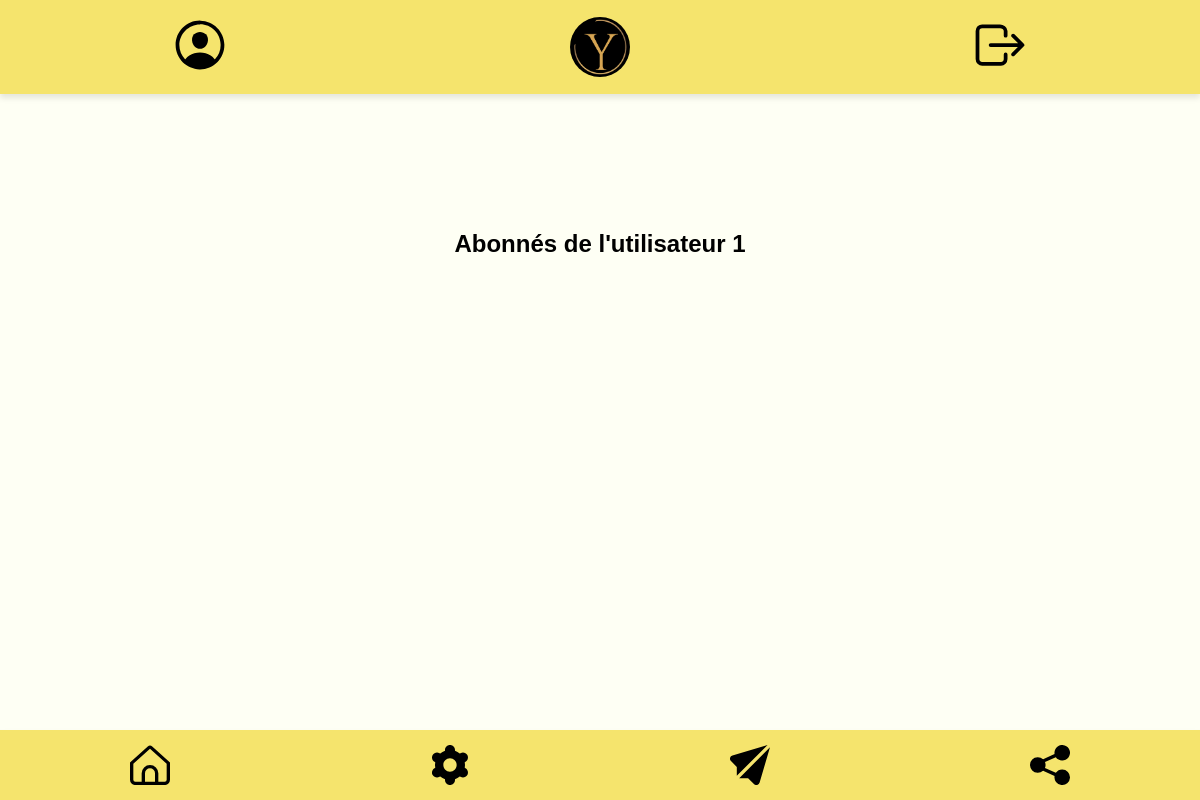
The app's page /followers.php?user_id=1, older data.
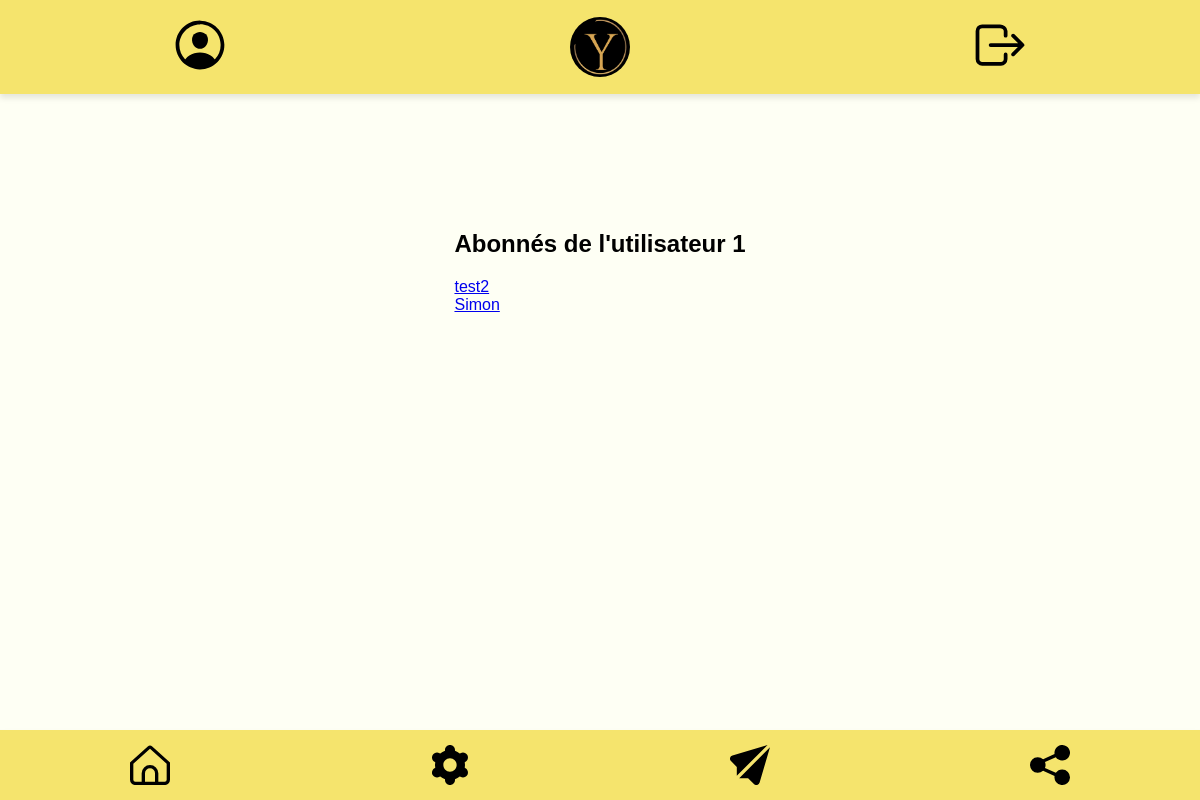
The same page, newer data.
### tables this page shows
CREATE TABLE "follows" (
	"id"	INTEGER,
	"follower_id"	INTEGER,
	"following_id"	INTEGER,
	PRIMARY KEY("id" AUTOINCREMENT),
	FOREIGN KEY("follower_id") REFERENCES "users"("id"),
	FOREIGN KEY("following_id") REFERENCES "users"("id")
);

### sql/recup_followers.php (the view, shortened to what this page needs)
<?php
$pdo = connexion('Y_database.db');
try {
    $stmt = $pdo->prepare('SELECT follows.follower_id, users.nom FROM follows INNER JOIN users ON follows.follower_id = users.id WHERE follows.following_id = :user_id');
    $stmt->bindParam(':user_id', $user_id);
    $stmt->execute();
    while ($follower = $stmt->fetch(PDO::FETCH_ASSOC)) {
        echo "<div class='follower_item'>";
        echo "<a href='profile.php?user_id=" . $follower['follower_id'] . "'>" . htmlspecialchars($follower['nom']) . "</a>";
        echo "</div>";
    }
} catch (PDOException $e) {
    echo "<p>Erreur lors de la récupération des abonnés.</p>";
}
?>

### includes/head.php (shortened to what this page needs)
<!DOCTYPE html>
<html lang="fr">
<head>
    <link rel="stylesheet" href="style.css">
</head>
<body>
<div class="header">
    <a href="profile.php"><img src="images/person-circle-outline.svg" alt="profil" width="70" height="70"></a>
    <img src="images/logo.jpg" alt="logo" width="70" height="70">
    <a href="logout.php"><img src="images/log-out.svg" alt="log-out" width="70" height="70"></a>
</div>

### followers.php (shortened to what this page needs)
<?php
$id = $_SESSION['id'] ?? null;
$user_id = $_GET['user_id'] ?? $id;
?>
<?php
include("includes/head.php");
?>
<br><br><br><br><br>
<div class="contenu">
    <div class="gauche"></div>
    <div class="followers">
        <h2>Abonnés de l'utilisateur <?php echo htmlspecialchars($user_id); ?></h2>
        <div class="followers-list">
            <div class="follower-item">
                <?php
                include("./sql/recup_followers.php");
                ?>
            </div>
        </div>
    </div>
    <div class="droite"></div>
</div>
<?php
include("includes/footer.php");
?>

### includes/footer.php (shortened to what this page needs)
<div class="footer">
    <img src="images/home.svg" alt="Home" onclick="location.href='accueil.php'">
    <img src="images/settings.svg" alt="Settings" onclick="location.href='setting.php'">
    <img src="images/paper-plane.svg" alt="Messages" onclick="location.href='message.php'">
    <img src="images/share.svg" alt="Share" onclick="location.href='partage.php'">
</div>
</body>
</html>

### style.css (style rules this page uses)
body { background-color: #FEFFF4; color: #000000; font-family: Arial, sans-serif; margin: 0; padding: 0; }
.header, .footer { background-color: #F5E46D; width: 100%; position: fixed; left: 0; display: flex; align-items: center; justify-content: space-around; padding: 15px 0; box-shadow: 0px 4px 6px rgba(0, 0, 0, 0.1); }
.header { top: 0; }
.footer { bottom: 0; }
.header img, .footer img { width: 40px; height: 40px; filter: invert(0%); cursor: pointer; }
.header img { width: 60px; height: 60px; border-radius: 50%; }
.contenu { padding-top: 120px; padding-bottom: 90px; display: flex; justify-content: center; gap: 20px; flex-wrap: wrap; }
.gauche { flex: 1; }
.droite { flex: 1; }

Row changes from the older to the newer data that the page shows:
added follows: nom "test2"
added follows: nom "Simon"
